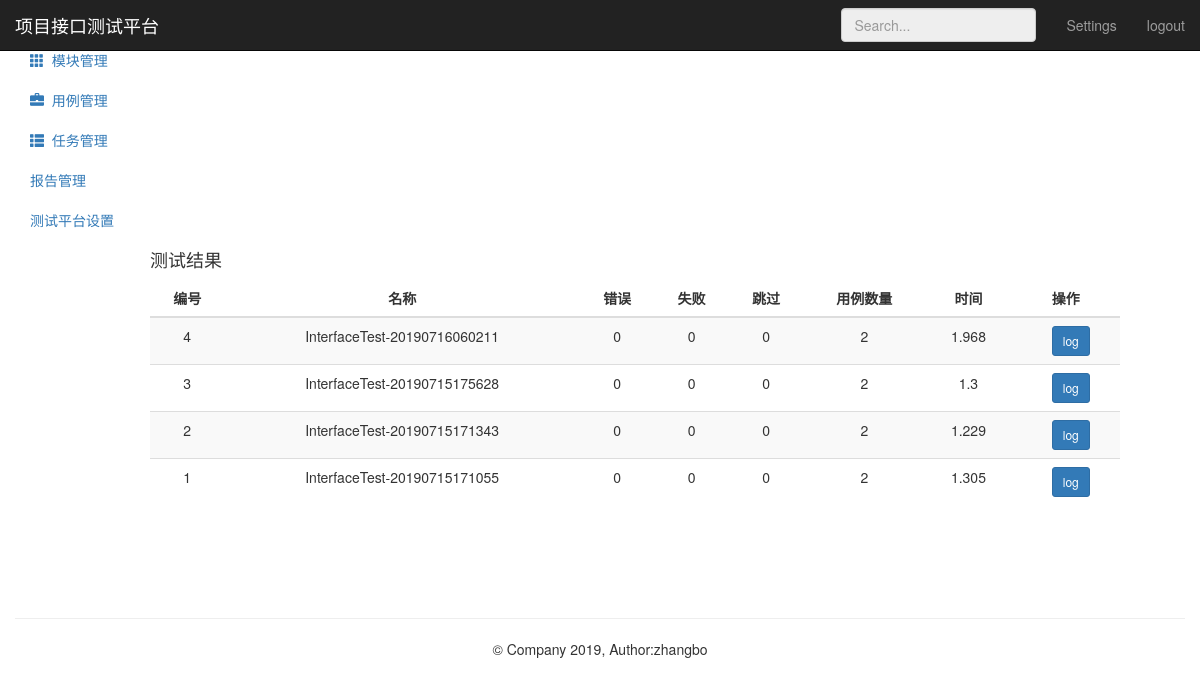
The app's page /testtask/result/12/ (signed in) with its own data.
### testtask_app/models.py (models this page shows, shortened)
class TestResult(models.Model):
      name = models.CharField("名称",max_length=100,blank=False,default="")
      task = models.ForeignKey(TestTask,on_delete=models.CASCADE)
      error = models.IntegerField("错误用例")
      failure = models.IntegerField("失败用例")
      skipped = models.IntegerField("跳过用例")
      tests = models.IntegerField("总用例数")
      run_time = models.FloatField("运行时长")
      result = models.TextField("详情",default="")
      create_time = models.DateTimeField("创建时间",auto_now_add=True)

### testtask_app/views.py (the view)
# urls.py: path('result/<int:tid>/',views.result),
@login_required
def result(request,tid):
    results = TestResult.objects.filter(task_id=tid).order_by("-name")
    return render(request,"task_result.html",{"type":"result","results":results})

### templates/task_result.html (shortened to what this page needs)
{% extends "task_list.html" %}
{% block taskresult %}
<div>
    <h4 class="sub-header">测试结果</h4>
    <div class="table-responsive op">
        <table class="table table-striped">
            <thead>
                <tr>
                    <th class="op">编号</th>
                    <th class="op">名称</th>
                    <th class="op">错误</th>
                    <th class="op">失败 </th>
                    <th class="op">跳过</th>
                    <th class="op">用例数量</th>
                    <th class="op">时间</th>
                    <th class="op">操作</th>
                </tr>
            </thead>
            <tbody>
                {% for r in results %}
                <tr>
                    <td>{{ r.id }}</td>
                    <td>{{ r.name }}</td>
                    <td>{{ r.error }}</td>
                    <td>{{ r.failure }}</td>
                    <td>{{ r.skipped }}</td>
                    <td>{{ r.tests }}</td>
                    <td>{{ r.run_time }}</td>
                    <td>
                        <div style="margin-left:10px;">
                            <button class="btn btn-primary btn-sm"
                                    data-toggle="modal"
                                    data-target="#myModal"
                                    onclick="SeeLog('{{ r.id }}')">log
                            </button>
                        </div>
                    </td>
                </tr>
                {% endfor %}
            </tbody>
        </table>
    </div>
</div>
{% endblock %}

### templates/task_list.html (style rules this page uses)
.op { text-align: center; }

### records on screen
TestResult: id "4", name "InterfaceTest-20190716060211", error "0", failure "0", skipped "0", tests "2", run_time "1.968"
TestResult: id "3", name "InterfaceTest-20190715175628", error "0", failure "0", skipped "0", tests "2", run_time "1.3"
TestResult: id "2", name "InterfaceTest-20190715171343", error "0", failure "0", skipped "0", tests "2", run_time "1.229"
TestResult: id "1", name "InterfaceTest-20190715171055", error "0", failure "0", skipped "0", tests "2", run_time "1.305"
